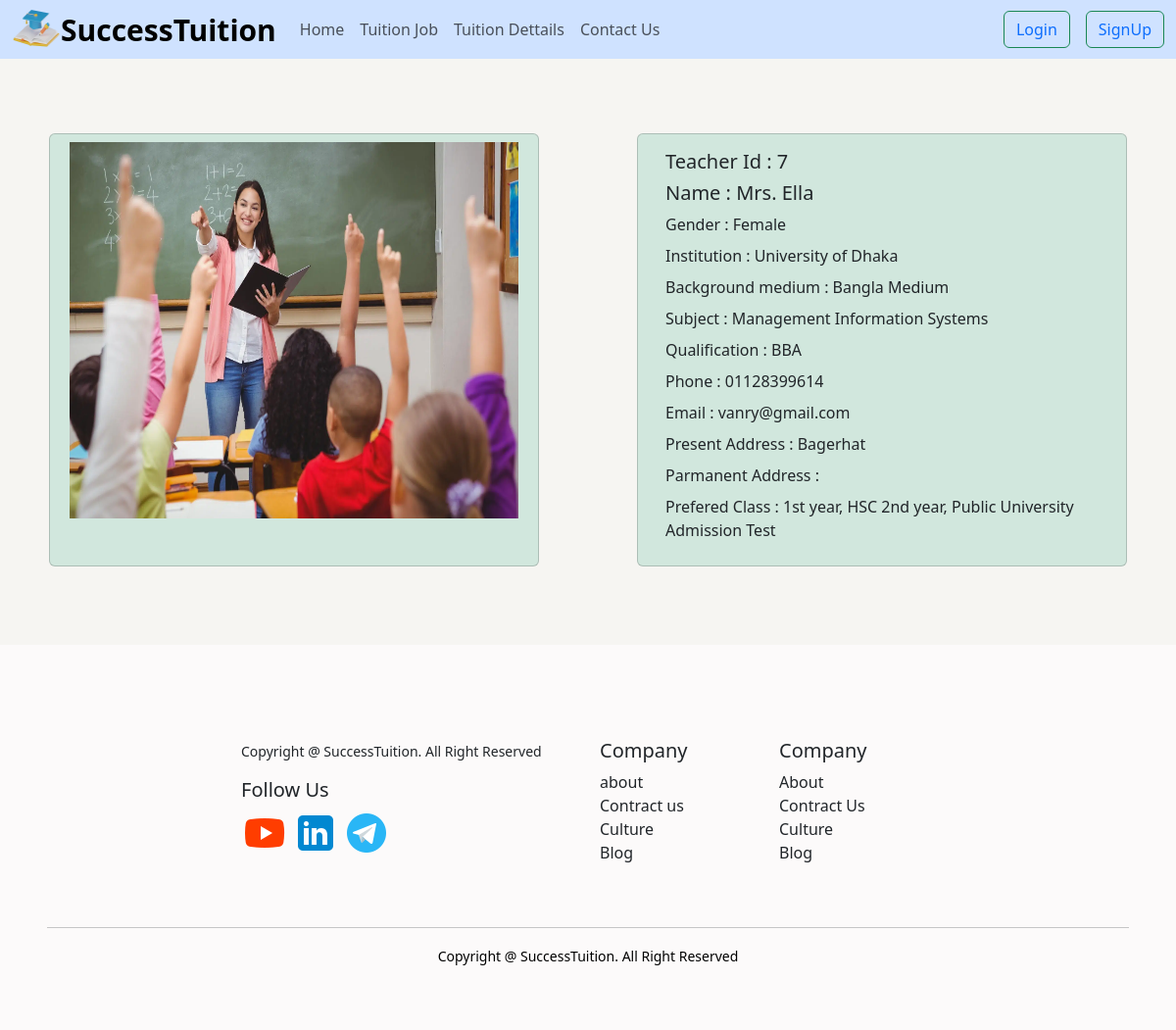
The app's page /teacher/teacher_details/7/ with its own data.
### teacher/models.py (models this page shows, shortened)
class TeacherDetails(models.Model):
    teacher=models.ForeignKey(Teacher,on_delete=models.CASCADE)
    instituition=models.CharField(max_length=60)
    background_medium=models.CharField(max_length=60)
    subject=models.CharField(max_length=60)
    qualification=models.CharField(max_length=60)
    present_location=models.CharField(max_length=60)
    permanent_address=models.CharField(max_length=60)
    preferred_classes=models.CharField(max_length=60)

class Teacher(models.Model):
    user=models.OneToOneField(User,on_delete=models.CASCADE)
    image=models.ImageField(upload_to='teacher/images/')
    gender=models.CharField(max_length=30,choices=GENDER)
    mobile_no=models.CharField(max_length=12)
    degree=models.CharField(max_length=50,null=True,blank=True)

### teacher/views.py (the view)
# urls.py: path('teacher_details/<int:pk>/',views.TeacherDetailsView.as_view(),name='teacher_detail'),
class TeacherDetailsView(DetailView):
    model = TeacherDetails
    template_name='teacher_details.html'
    def get_context_data(self, **kwargs):
        context=super().get_context_data(**kwargs)
        context['data']=TuitionReview.objects.filter(teacher_id=self.object.id)
        return context

### teacher/templates/teacher_details.html (shortened to what this page needs)
{% extends "base.html" %} {% block content %} {% load crispy_forms_tags %}
<div class="row d-flex flex-wrap m-3 mx-auto">
  <div class="card bg-success-subtle col-lg-5 col-md-5 col-sm-12 mx-auto mb-3" >
    <img src="{{teacherdetails.teacher.image.url}}" class="card-img-top p-2" alt="..."style="height:400px;" />
  </div>
  <div class="card bg-success-subtle col-lg-5 col-md-5 col-sm-12 mx-auto mb-3" >
    <div class="card-body">
        <h5 class="card-title">Teacher Id       : {{teacherdetails.teacher.id}}</h5>
        <h5 class="card-title">Name             : {{teacherdetails.teacher.user.first_name}} {{ teacher.teacher.user.last_name}}</h5>
        <p class="card-title">Gender            : {{teacherdetails.teacher.gender}}</p>
        <p class="card-title">Institution       : {{teacherdetails.instituition}}</p>
        <p class="card-title">Background medium : {{teacherdetails.background_medium}}</p>
        <p class="card-title">Subject           : {{teacherdetails.subject}}</p>
        <p class="card-title">Qualification     : {{teacherdetails.qualification}}</p>
        <p class="card-title">Phone             : {{teacherdetails.teacher.mobile_no}}</p>
        <p class="card-title">Email             : {{teacherdetails.teacher.user.email}}</p>
        <p class="card-title">Present Address   : {{teacherdetails.present_location}}</p>
        <p class="card-title">Parmanent Address : {{teacherdetails.parmanent_address}}</p>
        <p class="card-title">Prefered Class    : {{teacherdetails.preferred_classes}}</p>
    </div>
  </div>
</div>
<br>
{% endblock %}

### records on screen
TeacherDetails: teacher.image (picture), teacher.id "7", teacher.user.first_name "Mrs. Ella", teacher.gender "Female", instituition "University of Dhaka", background_medium "Bangla Medium", subject "Management Information Systems", qualification "BBA", teacher.mobile_no "01128399614", teacher.user.email "vanry@gmail.com", present_location "Bagerhat", preferred_classes "1st year, HSC 2nd year, Public University Admission Test"
